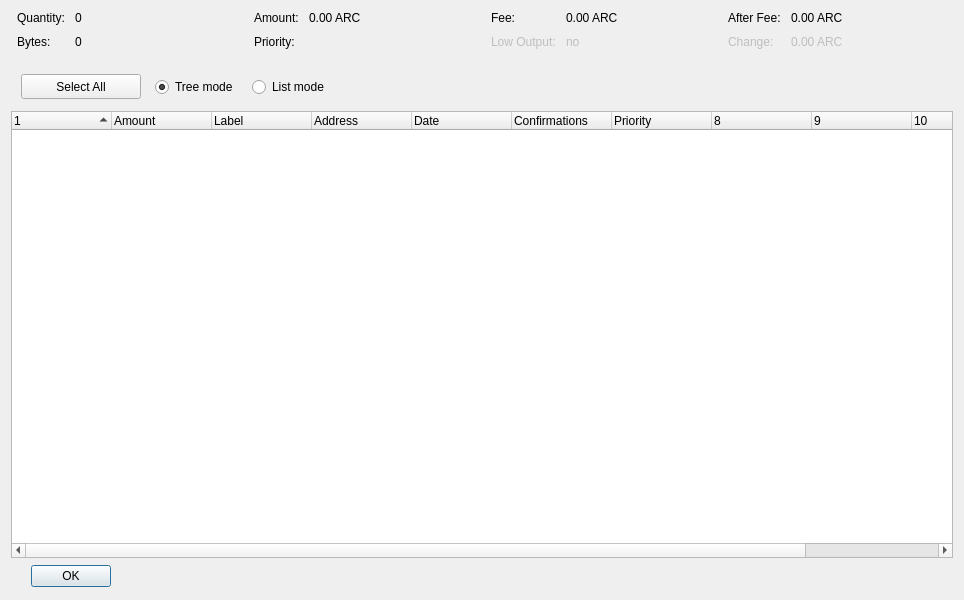
<?xml version="1.0" encoding="UTF-8"?>
<ui version="4.0">
 <class>CoinControlDialog</class>
 <widget class="QDialog" name="CoinControlDialog">
  <property name="geometry">
   <rect>
    <x>0</x>
    <y>0</y>
    <width>964</width>
    <height>600</height>
   </rect>
  </property>
  <property name="windowTitle">
   <string>Coin Control</string>
  </property>
  <layout class="QVBoxLayout" name="verticalLayout">
   <item>
    <layout class="QHBoxLayout" name="horizontalLayoutTop" stretch="0,0,0,0">
     <property name="topMargin">
      <number>0</number>
     </property>
     <property name="bottomMargin">
      <number>10</number>
     </property>
     <item>
      <layout class="QFormLayout" name="formLayoutCoinControl1">
       <property name="horizontalSpacing">
        <number>10</number>
       </property>
       <property name="verticalSpacing">
        <number>10</number>
       </property>
       <property name="leftMargin">
        <number>6</number>
       </property>
       <property name="rightMargin">
        <number>6</number>
       </property>
       <item row="0" column="0">
        <widget class="QLabel" name="labelCoinControlQuantityText">
         <property name="text">
          <string>Quantity:</string>
         </property>
        </widget>
       </item>
       <item row="0" column="1">
        <widget class="QLabel" name="labelCoinControlQuantity">
         <property name="cursor">
          <cursorShape>IBeamCursor</cursorShape>
         </property>
         <property name="contextMenuPolicy">
          <enum>Qt::ActionsContextMenu</enum>
         </property>
         <property name="text">
          <string>0</string>
         </property>
         <property name="textInteractionFlags">
          <set>Qt::LinksAccessibleByMouse|Qt::TextSelectableByKeyboard|Qt::TextSelectableByMouse</set>
         </property>
        </widget>
       </item>
       <item row="1" column="0">
        <widget class="QLabel" name="labelCoinControlBytesText">
         <property name="text">
          <string>Bytes:</string>
         </property>
        </widget>
       </item>
       <item row="1" column="1">
        <widget class="QLabel" name="labelCoinControlBytes">
         <property name="cursor">
          <cursorShape>IBeamCursor</cursorShape>
         </property>
         <property name="contextMenuPolicy">
          <enum>Qt::ActionsContextMenu</enum>
         </property>
         <property name="text">
          <string>0</string>
         </property>
         <property name="textInteractionFlags">
          <set>Qt::LinksAccessibleByMouse|Qt::TextSelectableByKeyboard|Qt::TextSelectableByMouse</set>
         </property>
        </widget>
       </item>
      </layout>
     </item>
     <item>
      <layout class="QFormLayout" name="formLayoutCoinControl2">
       <property name="horizontalSpacing">
        <number>10</number>
       </property>
       <property name="verticalSpacing">
        <number>10</number>
       </property>
       <property name="leftMargin">
        <number>6</number>
       </property>
       <property name="rightMargin">
        <number>6</number>
       </property>
       <item row="0" column="0">
        <widget class="QLabel" name="labelCoinControlAmountText">
         <property name="text">
          <string>Amount:</string>
         </property>
        </widget>
       </item>
       <item row="0" column="1">
        <widget class="QLabel" name="labelCoinControlAmount">
         <property name="cursor">
          <cursorShape>IBeamCursor</cursorShape>
         </property>
         <property name="contextMenuPolicy">
          <enum>Qt::ActionsContextMenu</enum>
         </property>
         <property name="text">
          <string>0.00 ARC</string>
         </property>
         <property name="textInteractionFlags">
          <set>Qt::LinksAccessibleByMouse|Qt::TextSelectableByKeyboard|Qt::TextSelectableByMouse</set>
         </property>
        </widget>
       </item>
       <item row="1" column="0">
        <widget class="QLabel" name="labelCoinControlPriorityText">
         <property name="text">
          <string>Priority:</string>
         </property>
        </widget>
       </item>
       <item row="1" column="1">
        <widget class="QLabel" name="labelCoinControlPriority">
         <property name="cursor">
          <cursorShape>IBeamCursor</cursorShape>
         </property>
         <property name="contextMenuPolicy">
          <enum>Qt::ActionsContextMenu</enum>
         </property>
         <property name="text">
          <string/>
         </property>
         <property name="textInteractionFlags">
          <set>Qt::LinksAccessibleByMouse|Qt::TextSelectableByKeyboard|Qt::TextSelectableByMouse</set>
         </property>
        </widget>
       </item>
      </layout>
     </item>
     <item>
      <layout class="QFormLayout" name="formLayoutCoinControl3">
       <property name="horizontalSpacing">
        <number>10</number>
       </property>
       <property name="verticalSpacing">
        <number>10</number>
       </property>
       <property name="leftMargin">
        <number>6</number>
       </property>
       <property name="rightMargin">
        <number>6</number>
       </property>
       <item row="0" column="0">
        <widget class="QLabel" name="labelCoinControlFeeText">
         <property name="text">
          <string>Fee:</string>
         </property>
        </widget>
       </item>
       <item row="0" column="1">
        <widget class="QLabel" name="labelCoinControlFee">
         <property name="cursor">
          <cursorShape>IBeamCursor</cursorShape>
         </property>
         <property name="contextMenuPolicy">
          <enum>Qt::ActionsContextMenu</enum>
         </property>
         <property name="text">
          <string>0.00 ARC</string>
         </property>
         <property name="textInteractionFlags">
          <set>Qt::LinksAccessibleByMouse|Qt::TextSelectableByKeyboard|Qt::TextSelectableByMouse</set>
         </property>
        </widget>
       </item>
       <item row="1" column="0">
        <widget class="QLabel" name="labelCoinControlLowOutputText">
         <property name="enabled">
          <bool>false</bool>
         </property>
         <property name="text">
          <string>Low Output:</string>
         </property>
        </widget>
       </item>
       <item row="1" column="1">
        <widget class="QLabel" name="labelCoinControlLowOutput">
         <property name="enabled">
          <bool>false</bool>
         </property>
         <property name="cursor">
          <cursorShape>IBeamCursor</cursorShape>
         </property>
         <property name="contextMenuPolicy">
          <enum>Qt::ActionsContextMenu</enum>
         </property>
         <property name="text">
          <string>no</string>
         </property>
         <property name="textInteractionFlags">
          <set>Qt::LinksAccessibleByMouse|Qt::TextSelectableByKeyboard|Qt::TextSelectableByMouse</set>
         </property>
        </widget>
       </item>
      </layout>
     </item>
     <item>
      <layout class="QFormLayout" name="formLayoutCoinControl4">
       <property name="horizontalSpacing">
        <number>10</number>
       </property>
       <property name="verticalSpacing">
        <number>10</number>
       </property>
       <property name="leftMargin">
        <number>6</number>
       </property>
       <property name="rightMargin">
        <number>6</number>
       </property>
       <item row="0" column="0">
        <widget class="QLabel" name="labelCoinControlAfterFeeText">
         <property name="text">
          <string>After Fee:</string>
         </property>
        </widget>
       </item>
       <item row="0" column="1">
        <widget class="QLabel" name="labelCoinControlAfterFee">
         <property name="cursor">
          <cursorShape>IBeamCursor</cursorShape>
         </property>
         <property name="contextMenuPolicy">
          <enum>Qt::ActionsContextMenu</enum>
         </property>
         <property name="text">
          <string>0.00 ARC</string>
         </property>
         <property name="textInteractionFlags">
          <set>Qt::LinksAccessibleByMouse|Qt::TextSelectableByKeyboard|Qt::TextSelectableByMouse</set>
         </property>
        </widget>
       </item>
       <item row="1" column="0">
        <widget class="QLabel" name="labelCoinControlChangeText">
         <property name="enabled">
          <bool>false</bool>
         </property>
         <property name="text">
          <string>Change:</string>
         </property>
        </widget>
       </item>
       <item row="1" column="1">
        <widget class="QLabel" name="labelCoinControlChange">
         <property name="enabled">
          <bool>false</bool>
         </property>
         <property name="cursor">
          <cursorShape>IBeamCursor</cursorShape>
         </property>
         <property name="contextMenuPolicy">
          <enum>Qt::ActionsContextMenu</enum>
         </property>
         <property name="text">
          <string>0.00 ARC</string>
         </property>
         <property name="textInteractionFlags">
          <set>Qt::LinksAccessibleByMouse|Qt::TextSelectableByKeyboard|Qt::TextSelectableByMouse</set>
         </property>
        </widget>
       </item>
      </layout>
     </item>
    </layout>
   </item>
   <item>
    <widget class="QFrame" name="frame">
     <property name="minimumSize">
      <size>
       <width>0</width>
       <height>40</height>
      </size>
     </property>
     <widget class="QWidget" name="horizontalLayoutWidget">
      <property name="geometry">
       <rect>
        <x>10</x>
        <y>2</y>
        <width>781</width>
        <height>40</height>
       </rect>
      </property>
      <layout class="QHBoxLayout" name="horizontalLayoutPanel" stretch="0,0,0,0">
       <property name="spacing">
        <number>14</number>
       </property>
       <item>
        <widget class="QPushButton" name="pushButtonSelectAll">
         <property name="sizePolicy">
          <sizepolicy hsizetype="Maximum" vsizetype="Fixed">
           <horstretch>0</horstretch>
           <verstretch>0</verstretch>
          </sizepolicy>
         </property>
         <property name="minimumSize">
          <size>
           <width>120</width>
           <height>25</height>
          </size>
         </property>
         <property name="text">
          <string>Select All</string>
         </property>
        </widget>
       </item>
       <item>
        <widget class="QRadioButton" name="radioTreeMode">
         <property name="sizePolicy">
          <sizepolicy hsizetype="Maximum" vsizetype="Fixed">
           <horstretch>0</horstretch>
           <verstretch>0</verstretch>
          </sizepolicy>
         </property>
         <property name="text">
          <string>Tree mode</string>
         </property>
         <property name="checked">
          <bool>true</bool>
         </property>
        </widget>
       </item>
       <item>
        <widget class="QRadioButton" name="radioListMode">
         <property name="sizePolicy">
          <sizepolicy hsizetype="Maximum" vsizetype="Fixed">
           <horstretch>0</horstretch>
           <verstretch>0</verstretch>
          </sizepolicy>
         </property>
         <property name="text">
          <string>List mode</string>
         </property>
        </widget>
       </item>
       <item>
        <spacer name="horizontalSpacer">
         <property name="orientation">
          <enum>Qt::Horizontal</enum>
         </property>
         <property name="sizeHint" stdset="0">
          <size>
           <width>40</width>
           <height>20</height>
          </size>
         </property>
        </spacer>
       </item>
      </layout>
     </widget>
    </widget>
   </item>
   <item>
    <widget class="CoinControlTreeWidget" name="treeWidget">
     <property name="contextMenuPolicy">
      <enum>Qt::CustomContextMenu</enum>
     </property>
     <property name="sortingEnabled">
      <bool>false</bool>
     </property>
     <property name="columnCount">
      <number>11</number>
     </property>
     <attribute name="headerShowSortIndicator" stdset="0">
      <bool>true</bool>
     </attribute>
     <attribute name="headerStretchLastSection">
      <bool>false</bool>
     </attribute>
     <column>
      <property name="text">
       <string/>
      </property>
     </column>
     <column>
      <property name="text">
       <string>Amount</string>
      </property>
     </column>
     <column>
      <property name="text">
       <string>Label</string>
      </property>
     </column>
     <column>
      <property name="text">
       <string>Address</string>
      </property>
     </column>
     <column>
      <property name="text">
       <string>Date</string>
      </property>
     </column>
     <column>
      <property name="text">
       <string>Confirmations</string>
      </property>
      <property name="toolTip">
       <string>Confirmed</string>
      </property>
     </column>
     <column>
      <property name="text">
       <string>Priority</string>
      </property>
     </column>
     <column>
      <property name="text">
       <string/>
      </property>
     </column>
     <column>
      <property name="text">
       <string/>
      </property>
     </column>
     <column>
      <property name="text">
       <string/>
      </property>
     </column>
     <column>
      <property name="text">
       <string/>
      </property>
     </column>
    </widget>
   </item>
   <item>
    <widget class="QDialogButtonBox" name="buttonBox">
     <property name="sizePolicy">
      <sizepolicy hsizetype="Maximum" vsizetype="Fixed">
       <horstretch>0</horstretch>
       <verstretch>0</verstretch>
      </sizepolicy>
     </property>
     <property name="minimumSize">
      <size>
       <width>120</width>
       <height>25</height>
      </size>
     </property>
     <property name="orientation">
      <enum>Qt::Horizontal</enum>
     </property>
     <property name="standardButtons">
      <set>QDialogButtonBox::Ok</set>
     </property>
     <property name="centerButtons">
      <bool>true</bool>
     </property>
    </widget>
   </item>
  </layout>
 </widget>
 <customwidgets>
  <customwidget>
   <class>CoinControlTreeWidget</class>
   <extends>QTreeWidget</extends>
   <header>coincontroltreewidget.h</header>
  </customwidget>
 </customwidgets>
 <resources/>
 <connections/>
</ui>
